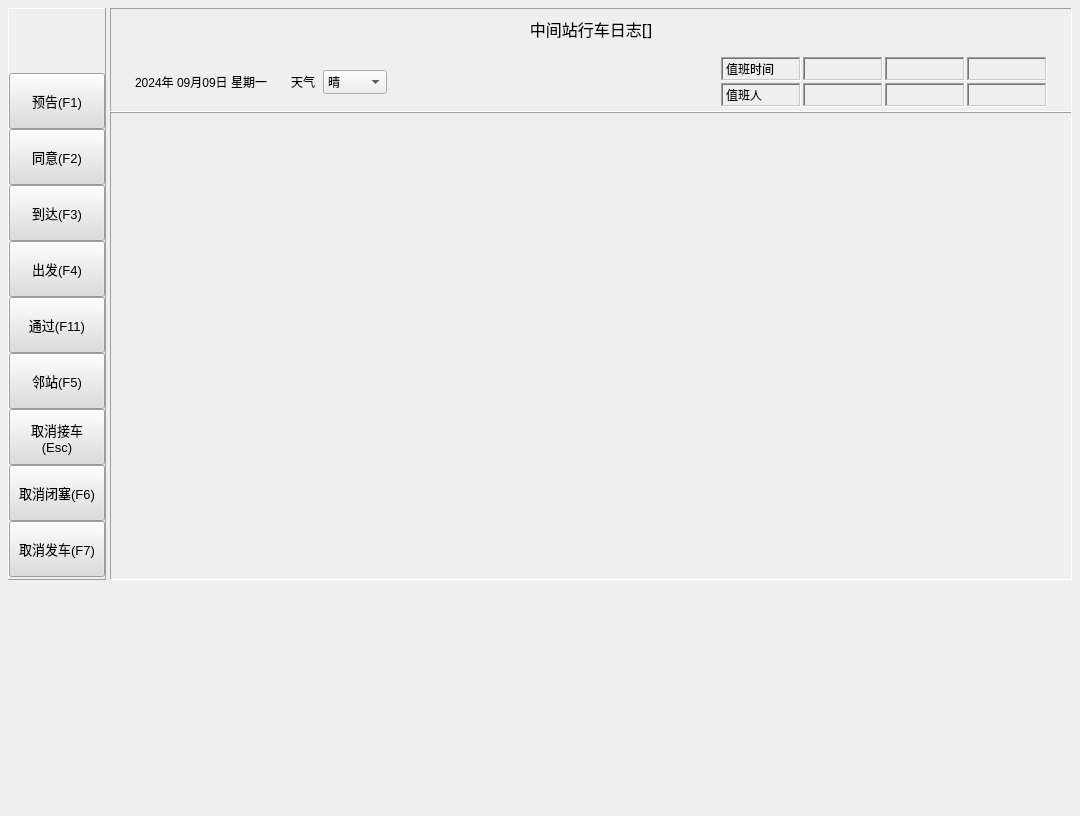
<?xml version="1.0" encoding="UTF-8"?>
<ui version="4.0">
 <class>StationLogDispKSK</class>
 <widget class="QWidget" name="StationLogDispKSK">
  <property name="geometry">
   <rect>
    <x>0</x>
    <y>0</y>
    <width>1080</width>
    <height>816</height>
   </rect>
  </property>
  <property name="windowTitle">
   <string>StationLogDispKSK</string>
  </property>
  <layout class="QVBoxLayout" name="verticalLayout_4">
   <property name="spacing">
    <number>8</number>
   </property>
   <property name="leftMargin">
    <number>8</number>
   </property>
   <property name="topMargin">
    <number>8</number>
   </property>
   <property name="rightMargin">
    <number>8</number>
   </property>
   <property name="bottomMargin">
    <number>8</number>
   </property>
   <item>
    <layout class="QHBoxLayout" name="horizontalLayout_3">
     <property name="spacing">
      <number>4</number>
     </property>
     <item>
      <widget class="QFrame" name="frame">
       <property name="styleSheet">
        <string notr="true">QPushButton {
	background-color: rgb(220, 220, 220);
}</string>
       </property>
       <property name="frameShape">
        <enum>QFrame::Panel</enum>
       </property>
       <property name="frameShadow">
        <enum>QFrame::Raised</enum>
       </property>
       <layout class="QVBoxLayout" name="verticalLayout">
        <property name="spacing">
         <number>0</number>
        </property>
        <property name="leftMargin">
         <number>0</number>
        </property>
        <property name="topMargin">
         <number>0</number>
        </property>
        <property name="rightMargin">
         <number>0</number>
        </property>
        <property name="bottomMargin">
         <number>0</number>
        </property>
        <item>
         <spacer name="verticalSpacer_2">
          <property name="orientation">
           <enum>Qt::Vertical</enum>
          </property>
          <property name="sizeType">
           <enum>QSizePolicy::Fixed</enum>
          </property>
          <property name="sizeHint" stdset="0">
           <size>
            <width>20</width>
            <height>64</height>
           </size>
          </property>
         </spacer>
        </item>
        <item>
         <widget class="QPushButton" name="adjPreviewBtn">
          <property name="minimumSize">
           <size>
            <width>96</width>
            <height>56</height>
           </size>
          </property>
          <property name="maximumSize">
           <size>
            <width>96</width>
            <height>56</height>
           </size>
          </property>
          <property name="font">
           <font>
            <family>Arial</family>
            <pointsize>10</pointsize>
           </font>
          </property>
          <property name="text">
           <string>预告(F1)</string>
          </property>
         </widget>
        </item>
        <item>
         <widget class="QPushButton" name="agreeAdjBtn">
          <property name="minimumSize">
           <size>
            <width>96</width>
            <height>56</height>
           </size>
          </property>
          <property name="maximumSize">
           <size>
            <width>96</width>
            <height>56</height>
           </size>
          </property>
          <property name="font">
           <font>
            <family>Arial</family>
            <pointsize>10</pointsize>
           </font>
          </property>
          <property name="text">
           <string>同意(F2)</string>
          </property>
         </widget>
        </item>
        <item>
         <widget class="QPushButton" name="arrivalBtn">
          <property name="minimumSize">
           <size>
            <width>96</width>
            <height>56</height>
           </size>
          </property>
          <property name="maximumSize">
           <size>
            <width>96</width>
            <height>56</height>
           </size>
          </property>
          <property name="font">
           <font>
            <family>Arial</family>
            <pointsize>10</pointsize>
           </font>
          </property>
          <property name="text">
           <string>到达(F3)</string>
          </property>
         </widget>
        </item>
        <item>
         <widget class="QPushButton" name="departureBtn">
          <property name="minimumSize">
           <size>
            <width>96</width>
            <height>56</height>
           </size>
          </property>
          <property name="maximumSize">
           <size>
            <width>96</width>
            <height>56</height>
           </size>
          </property>
          <property name="font">
           <font>
            <family>Arial</family>
            <pointsize>10</pointsize>
           </font>
          </property>
          <property name="text">
           <string>出发(F4)</string>
          </property>
         </widget>
        </item>
        <item>
         <widget class="QPushButton" name="throughBtn">
          <property name="minimumSize">
           <size>
            <width>96</width>
            <height>56</height>
           </size>
          </property>
          <property name="maximumSize">
           <size>
            <width>96</width>
            <height>56</height>
           </size>
          </property>
          <property name="font">
           <font>
            <family>Arial</family>
            <pointsize>10</pointsize>
           </font>
          </property>
          <property name="text">
           <string>通过(F11)</string>
          </property>
         </widget>
        </item>
        <item>
         <widget class="QPushButton" name="adjAgrBtn">
          <property name="minimumSize">
           <size>
            <width>96</width>
            <height>56</height>
           </size>
          </property>
          <property name="maximumSize">
           <size>
            <width>96</width>
            <height>56</height>
           </size>
          </property>
          <property name="font">
           <font>
            <family>Arial</family>
            <pointsize>10</pointsize>
           </font>
          </property>
          <property name="text">
           <string>邻站(F5)</string>
          </property>
         </widget>
        </item>
        <item>
         <widget class="QPushButton" name="cancelPickUPBtn">
          <property name="minimumSize">
           <size>
            <width>96</width>
            <height>56</height>
           </size>
          </property>
          <property name="maximumSize">
           <size>
            <width>96</width>
            <height>56</height>
           </size>
          </property>
          <property name="font">
           <font>
            <family>Arial</family>
            <pointsize>10</pointsize>
           </font>
          </property>
          <property name="text">
           <string>取消接车
(Esc)</string>
          </property>
         </widget>
        </item>
        <item>
         <widget class="QPushButton" name="cancelBlockBtn">
          <property name="minimumSize">
           <size>
            <width>96</width>
            <height>56</height>
           </size>
          </property>
          <property name="maximumSize">
           <size>
            <width>96</width>
            <height>56</height>
           </size>
          </property>
          <property name="font">
           <font>
            <family>Arial</family>
            <pointsize>10</pointsize>
           </font>
          </property>
          <property name="text">
           <string>取消闭塞(F6)</string>
          </property>
         </widget>
        </item>
        <item>
         <widget class="QPushButton" name="cancelDepartBtn">
          <property name="minimumSize">
           <size>
            <width>96</width>
            <height>56</height>
           </size>
          </property>
          <property name="maximumSize">
           <size>
            <width>96</width>
            <height>56</height>
           </size>
          </property>
          <property name="font">
           <font>
            <family>Arial</family>
            <pointsize>10</pointsize>
           </font>
          </property>
          <property name="text">
           <string>取消发车(F7)</string>
          </property>
         </widget>
        </item>
        <item>
         <spacer name="verticalSpacer">
          <property name="orientation">
           <enum>Qt::Vertical</enum>
          </property>
          <property name="sizeHint" stdset="0">
           <size>
            <width>20</width>
            <height>40</height>
           </size>
          </property>
         </spacer>
        </item>
       </layout>
      </widget>
     </item>
     <item>
      <layout class="QVBoxLayout" name="verticalLayout_2" stretch="0,1">
       <property name="spacing">
        <number>0</number>
       </property>
       <item>
        <widget class="QFrame" name="tableHeadFrame">
         <property name="frameShape">
          <enum>QFrame::Panel</enum>
         </property>
         <property name="frameShadow">
          <enum>QFrame::Sunken</enum>
         </property>
         <layout class="QVBoxLayout" name="verticalLayout_3">
          <property name="spacing">
           <number>16</number>
          </property>
          <property name="leftMargin">
           <number>24</number>
          </property>
          <property name="topMargin">
           <number>8</number>
          </property>
          <property name="rightMargin">
           <number>24</number>
          </property>
          <property name="bottomMargin">
           <number>4</number>
          </property>
          <item>
           <widget class="QLabel" name="label">
            <property name="font">
             <font>
              <family>Agency FB</family>
              <pointsize>12</pointsize>
             </font>
            </property>
            <property name="text">
             <string>中间站行车日志[]</string>
            </property>
            <property name="alignment">
             <set>Qt::AlignCenter</set>
            </property>
           </widget>
          </item>
          <item>
           <layout class="QHBoxLayout" name="horizontalLayout_2">
            <item>
             <layout class="QHBoxLayout" name="horizontalLayout">
              <property name="spacing">
               <number>8</number>
              </property>
              <item>
               <widget class="QLabel" name="label_2">
                <property name="minimumSize">
                 <size>
                  <width>148</width>
                  <height>24</height>
                 </size>
                </property>
                <property name="maximumSize">
                 <size>
                  <width>148</width>
                  <height>24</height>
                 </size>
                </property>
                <property name="text">
                 <string>2024年 09月09日 星期一</string>
                </property>
               </widget>
              </item>
              <item>
               <widget class="QLabel" name="label_3">
                <property name="minimumSize">
                 <size>
                  <width>24</width>
                  <height>24</height>
                 </size>
                </property>
                <property name="maximumSize">
                 <size>
                  <width>24</width>
                  <height>24</height>
                 </size>
                </property>
                <property name="text">
                 <string>天气</string>
                </property>
               </widget>
              </item>
              <item>
               <widget class="QComboBox" name="comboBox">
                <property name="minimumSize">
                 <size>
                  <width>64</width>
                  <height>24</height>
                 </size>
                </property>
                <property name="maximumSize">
                 <size>
                  <width>64</width>
                  <height>24</height>
                 </size>
                </property>
                <item>
                 <property name="text">
                  <string>晴</string>
                 </property>
                </item>
                <item>
                 <property name="text">
                  <string>阴</string>
                 </property>
                </item>
                <item>
                 <property name="text">
                  <string>多云</string>
                 </property>
                </item>
                <item>
                 <property name="text">
                  <string>大风</string>
                 </property>
                </item>
                <item>
                 <property name="text">
                  <string>小雨</string>
                 </property>
                </item>
                <item>
                 <property name="text">
                  <string>大雨</string>
                 </property>
                </item>
                <item>
                 <property name="text">
                  <string>小雪</string>
                 </property>
                </item>
                <item>
                 <property name="text">
                  <string>大雪</string>
                 </property>
                </item>
                <item>
                 <property name="text">
                  <string>冰雹</string>
                 </property>
                </item>
                <item>
                 <property name="text">
                  <string>雾天</string>
                 </property>
                </item>
               </widget>
              </item>
              <item>
               <spacer name="horizontalSpacer">
                <property name="orientation">
                 <enum>Qt::Horizontal</enum>
                </property>
                <property name="sizeHint" stdset="0">
                 <size>
                  <width>40</width>
                  <height>20</height>
                 </size>
                </property>
               </spacer>
              </item>
              <item>
               <layout class="QGridLayout" name="gridLayout">
                <property name="spacing">
                 <number>2</number>
                </property>
                <item row="0" column="0">
                 <widget class="QLabel" name="label_4">
                  <property name="minimumSize">
                   <size>
                    <width>80</width>
                    <height>24</height>
                   </size>
                  </property>
                  <property name="maximumSize">
                   <size>
                    <width>80</width>
                    <height>24</height>
                   </size>
                  </property>
                  <property name="frameShape">
                   <enum>QFrame::WinPanel</enum>
                  </property>
                  <property name="frameShadow">
                   <enum>QFrame::Sunken</enum>
                  </property>
                  <property name="text">
                   <string>值班时间</string>
                  </property>
                 </widget>
                </item>
                <item row="0" column="1">
                 <widget class="QLabel" name="label_5">
                  <property name="minimumSize">
                   <size>
                    <width>80</width>
                    <height>24</height>
                   </size>
                  </property>
                  <property name="maximumSize">
                   <size>
                    <width>80</width>
                    <height>24</height>
                   </size>
                  </property>
                  <property name="frameShape">
                   <enum>QFrame::WinPanel</enum>
                  </property>
                  <property name="frameShadow">
                   <enum>QFrame::Sunken</enum>
                  </property>
                  <property name="text">
                   <string/>
                  </property>
                 </widget>
                </item>
                <item row="0" column="2">
                 <widget class="QLabel" name="label_6">
                  <property name="minimumSize">
                   <size>
                    <width>80</width>
                    <height>24</height>
                   </size>
                  </property>
                  <property name="maximumSize">
                   <size>
                    <width>80</width>
                    <height>24</height>
                   </size>
                  </property>
                  <property name="frameShape">
                   <enum>QFrame::WinPanel</enum>
                  </property>
                  <property name="frameShadow">
                   <enum>QFrame::Sunken</enum>
                  </property>
                  <property name="text">
                   <string/>
                  </property>
                 </widget>
                </item>
                <item row="0" column="3">
                 <widget class="QLabel" name="label_7">
                  <property name="minimumSize">
                   <size>
                    <width>80</width>
                    <height>24</height>
                   </size>
                  </property>
                  <property name="maximumSize">
                   <size>
                    <width>80</width>
                    <height>24</height>
                   </size>
                  </property>
                  <property name="frameShape">
                   <enum>QFrame::WinPanel</enum>
                  </property>
                  <property name="frameShadow">
                   <enum>QFrame::Sunken</enum>
                  </property>
                  <property name="text">
                   <string/>
                  </property>
                 </widget>
                </item>
                <item row="1" column="0">
                 <widget class="QLabel" name="label_8">
                  <property name="minimumSize">
                   <size>
                    <width>80</width>
                    <height>24</height>
                   </size>
                  </property>
                  <property name="maximumSize">
                   <size>
                    <width>80</width>
                    <height>24</height>
                   </size>
                  </property>
                  <property name="frameShape">
                   <enum>QFrame::WinPanel</enum>
                  </property>
                  <property name="frameShadow">
                   <enum>QFrame::Sunken</enum>
                  </property>
                  <property name="text">
                   <string>值班人</string>
                  </property>
                 </widget>
                </item>
                <item row="1" column="1">
                 <widget class="QLabel" name="label_9">
                  <property name="minimumSize">
                   <size>
                    <width>80</width>
                    <height>24</height>
                   </size>
                  </property>
                  <property name="maximumSize">
                   <size>
                    <width>80</width>
                    <height>24</height>
                   </size>
                  </property>
                  <property name="frameShape">
                   <enum>QFrame::WinPanel</enum>
                  </property>
                  <property name="frameShadow">
                   <enum>QFrame::Sunken</enum>
                  </property>
                  <property name="text">
                   <string/>
                  </property>
                 </widget>
                </item>
                <item row="1" column="2">
                 <widget class="QLabel" name="label_10">
                  <property name="minimumSize">
                   <size>
                    <width>80</width>
                    <height>24</height>
                   </size>
                  </property>
                  <property name="maximumSize">
                   <size>
                    <width>80</width>
                    <height>24</height>
                   </size>
                  </property>
                  <property name="frameShape">
                   <enum>QFrame::WinPanel</enum>
                  </property>
                  <property name="frameShadow">
                   <enum>QFrame::Sunken</enum>
                  </property>
                  <property name="text">
                   <string/>
                  </property>
                 </widget>
                </item>
                <item row="1" column="3">
                 <widget class="QLabel" name="label_11">
                  <property name="minimumSize">
                   <size>
                    <width>80</width>
                    <height>24</height>
                   </size>
                  </property>
                  <property name="maximumSize">
                   <size>
                    <width>80</width>
                    <height>24</height>
                   </size>
                  </property>
                  <property name="frameShape">
                   <enum>QFrame::WinPanel</enum>
                  </property>
                  <property name="frameShadow">
                   <enum>QFrame::Sunken</enum>
                  </property>
                  <property name="text">
                   <string/>
                  </property>
                 </widget>
                </item>
               </layout>
              </item>
             </layout>
            </item>
           </layout>
          </item>
         </layout>
        </widget>
       </item>
       <item>
        <widget class="QFrame" name="tableFrame">
         <property name="frameShape">
          <enum>QFrame::Panel</enum>
         </property>
         <property name="frameShadow">
          <enum>QFrame::Sunken</enum>
         </property>
         <layout class="QHBoxLayout" name="horizontalLayout_4">
          <property name="spacing">
           <number>0</number>
          </property>
          <property name="leftMargin">
           <number>0</number>
          </property>
          <property name="topMargin">
           <number>0</number>
          </property>
          <property name="rightMargin">
           <number>0</number>
          </property>
          <property name="bottomMargin">
           <number>0</number>
          </property>
         </layout>
        </widget>
       </item>
      </layout>
     </item>
    </layout>
   </item>
   <item>
    <widget class="CTCWindows::TrafficMsgLog" name="widget_2" native="true">
     <property name="minimumSize">
      <size>
       <width>0</width>
       <height>220</height>
      </size>
     </property>
     <property name="maximumSize">
      <size>
       <width>16777215</width>
       <height>220</height>
      </size>
     </property>
    </widget>
   </item>
  </layout>
 </widget>
 <layoutdefault spacing="6" margin="11"/>
 <customwidgets>
  <customwidget>
   <class>CTCWindows::TrafficMsgLog</class>
   <extends>QWidget</extends>
   <header location="global">CTCMainWindow/CommonWidget/trafficmsglog.h</header>
   <container>1</container>
  </customwidget>
 </customwidgets>
 <resources/>
 <connections/>
</ui>
